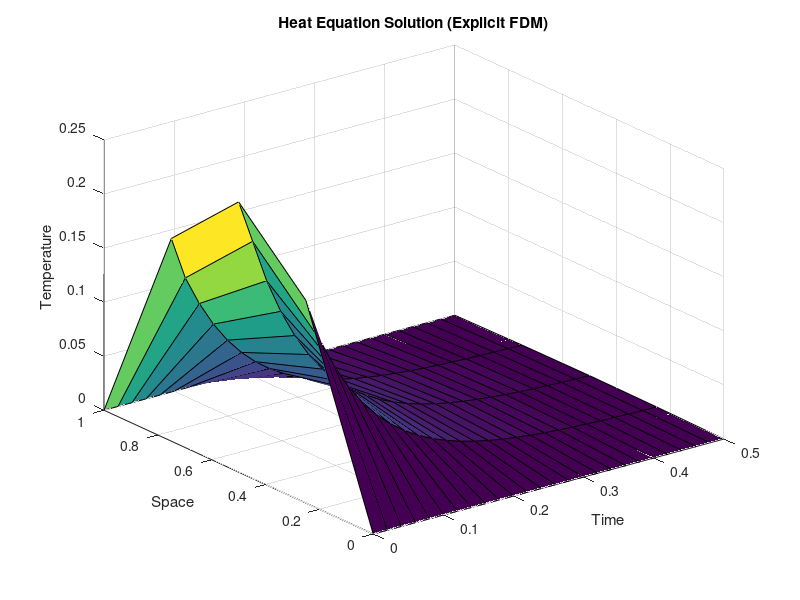

Write the MATLAB code that produced this figure.
% Heat Equation using Finite Difference Method (Explicit Scheme)
clear
clc

% Parameters
L = 1;
T = 0.5;
C = 1;
h = 0.25;
k = 0.02;

N = L/h;        % Number of space intervals
M = T/k;        % Number of time steps

lambda = k/(C*h^2);

x = 0:h:L;
t = 0:k:T;

% Solution matrix
u = zeros(N+1, M+1);

% Initial condition u(x,0) = x(1-x)
for i = 1:N+1
    u(i,1) = x(i)*(1 - x(i));
end

% Boundary conditions
u(1,:)     = 0;     % u(0,t) = 0
u(N+1,:)   = 0;     % u(1,t) = 0

% Finite difference iteration
for j = 1:M
    for i = 2:N
        u(i,j+1) = (1 - 2*lambda)*u(i,j)+ ...
                   lambda*(u(i-1,j) + u(i+1,j));
    end
end
% Display numerical solution
disp('Numerical Solution')
disp('   x        t=0        t=0.01      t=0.02')
disp([x' u(:,1) u(:,2) u(:,3)])

% Exact solution
u_exact = zeros(N+1, M+1);
for j = 1:M+1
    for i = 1:N+1
        u_exact(i,j) = exp(-pi^2*t(j)) * sin(pi*x(i));
    end
end

% Display exact solution
disp('Exact Solution')
disp('   x        t=0        t=0.01      t=0.02')
disp([x' u_exact(:,1) u_exact(:,2) u_exact(:,3)])
% Plot solution
surf(t, x, u)
xlabel('Time')
ylabel('Space')
zlabel('Temperature')
title('Heat Equation Solution (Explicit FDM)')
